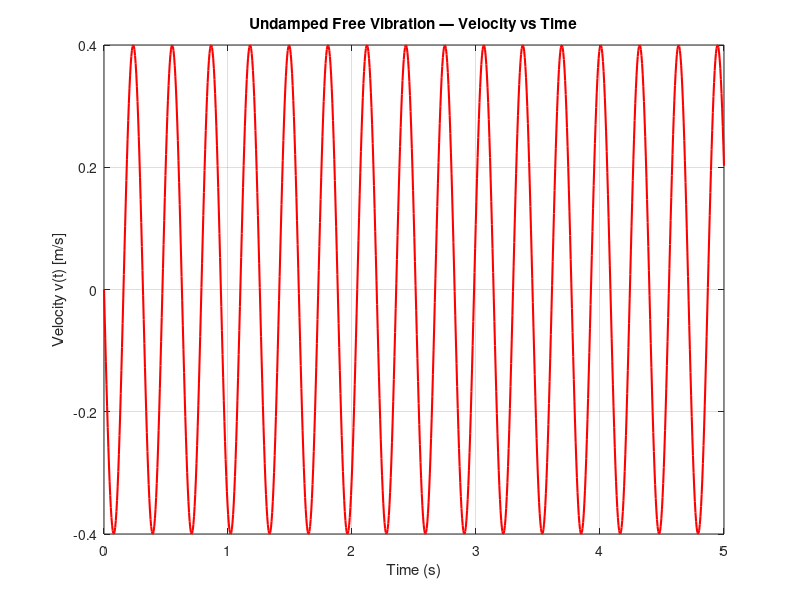

Write MATLAB code to recreate this figure.
m  = 5;
k  = 2000;
x0 = 0.02;

wn = sqrt(k/m);
t  = linspace(0, 5, 1000);

x = x0 * cos(wn * t);          % displacement
v = -x0 * wn * sin(wn * t);    % velocity = dx/dt

fprintf('Peak velocity = %.4f m/s\n', max(abs(v)));

figure(2);
plot(t, v, 'r-', 'LineWidth', 1.5);
xlabel('Time (s)');
ylabel('Velocity v(t) [m/s]');
title('Undamped Free Vibration — Velocity vs Time');
grid on;

%[appendix]{"version":"1.0"}
%---
%[metadata:view]
%   data: {"layout":"onright"}
%---
